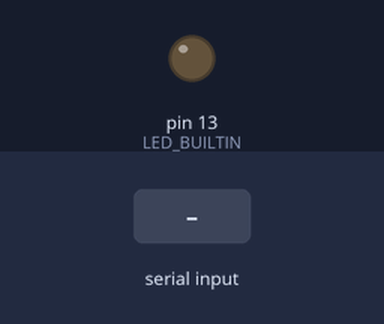
Bench run of a sketch on a simulated Arduino Mega 2560, built with avr-gcc and run on an emulated ATmega2560. On the bench: output pins drawn as LEDs (lit = HIGH). Dashed ring = blinking. Inputs (shaded band) come from the test bench.

Above: at 1.2 s.
1.3 s: "90,45\n" received over the second serial link
At 1.7 s:
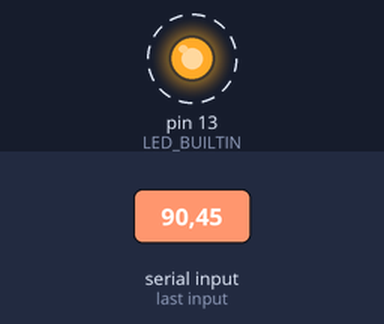
Timing chart, 0 to 10.3 s (numbered marks = the images above; inputs shaded):
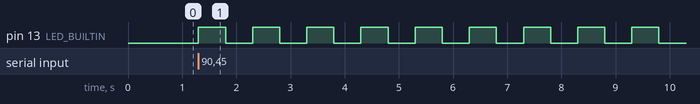

The sketch:

Task__110_Serial_monitor_interactions.ino
```cpp
/*
 * Serial Monitor communications with the avr128DA48 can be accomplished
 * by using "Serial1" instead of the defualt "Serial".  The default "Serial"
 * is the common way of communication through the serial monitor, but it doesn't work
 * with the current Team 25 package.  Fixing this issue should be a task added
 * to a future sprint.
 *
 * Note: The first time through the loop() the message is not displayed until the
 * user enters a number into the serial monitor.  Future iterations display the
 * message properly.
 */

int myNum;
String msg = "Give me a number:";

 void setup() {
  pinMode(LED_BUILTIN,OUTPUT);
  Serial1.begin(57600);
}

void loop() {
  Serial1.println(msg);
  //Loop to wait for
  while(Serial1.available()==0){
  }

  //Get number from user
  myNum = Serial1.parseInt();

  for (int i = 0; i < myNum; i++){
    digitalWrite(LED_BUILTIN,HIGH);
    delay(500);
    digitalWrite(LED_BUILTIN,LOW);
    delay(500);
  }
}
```

Measured:
- after the input at 1.3 s, pin 13 (LED_BUILTIN): alternates HIGH for 0.50 s and LOW for 0.50 s, starting at once
